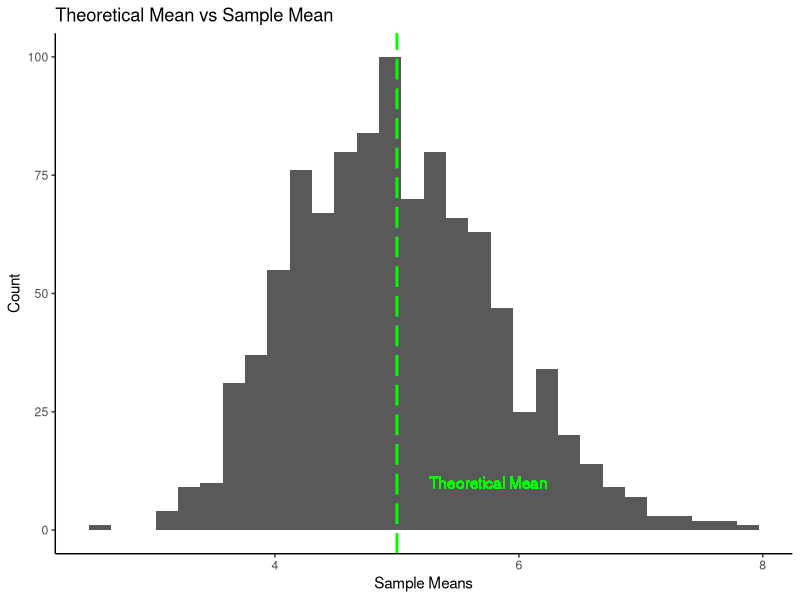
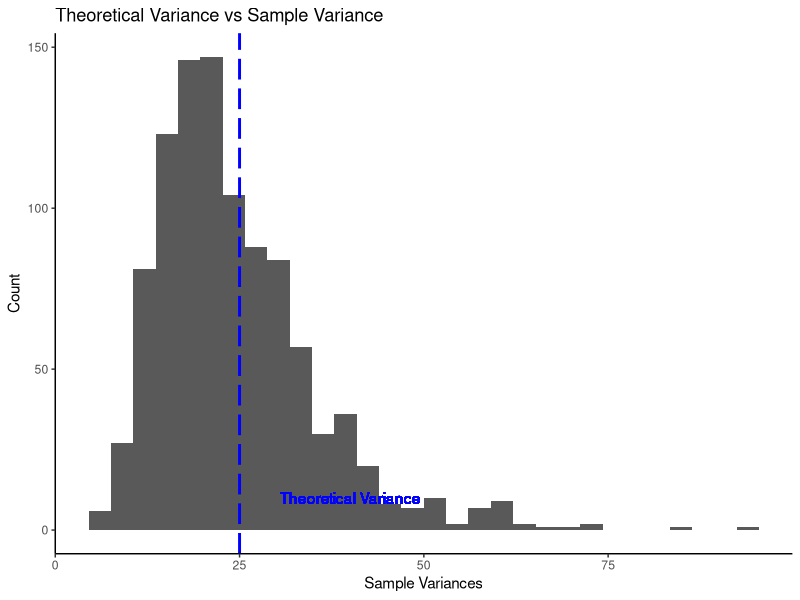
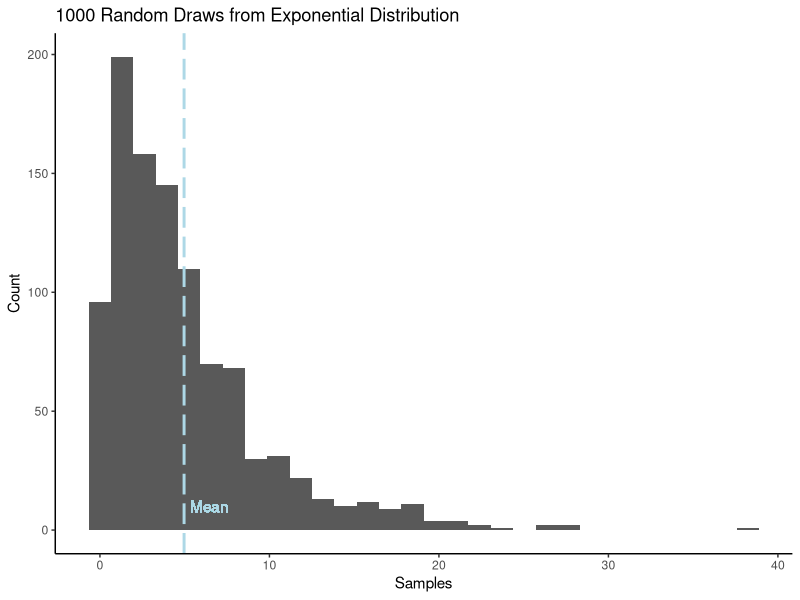
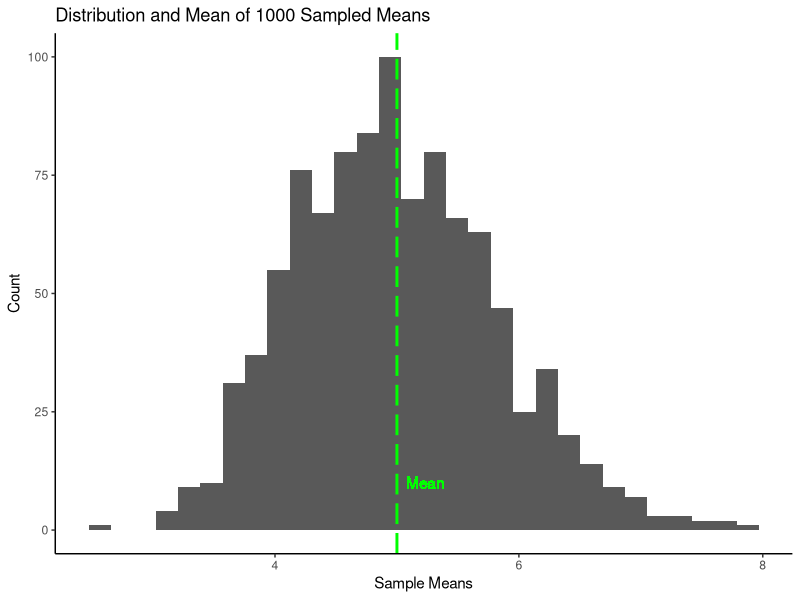

Reproduce these figures in R, in order.
## ---- chunk 1
    lambda<-0.2
    mns<-NULL
    vars<-NULL
    for (i in 1:1000) {
            mns=c(mns,mean(rexp(40,lambda)))
            vars=c(vars,var(rexp(40,lambda)))
    }
    sims<-data.frame(mns,vars)
## ---- chunk 2
    library(ggplot2)
    ggplot(data=sims, aes(mns))+
            geom_histogram()+
            labs(title="Theoretical Mean vs Sample Mean",
                 x="Sample Means",
                 y="Count")+
            geom_vline(xintercept=1/lambda, colour="green",linetype="longdash", size=1)+
            geom_text(aes(x=1/lambda*1.15,y=10,label="Theoretical Mean"),color="green")+
            theme_classic()
## ---- chunk 3
    mean(sims$mns)
## ---- chunk 4
    library(ggplot2)
    ggplot(data=sims, aes(vars))+
            geom_histogram()+
            labs(title="Theoretical Variance vs Sample Variance",
                 x="Sample Variances",
                 y="Count")+
            geom_vline(xintercept=(1/lambda)^2, colour="blue",linetype="longdash", size=1)+
            geom_text(aes(x=(1/lambda)^2*1.6,y=10,label="Theoretical Variance"),color="blue")+
            theme_classic()
## ---- chunk 5
    mean(sims$vars)
## ---- chunk 6
    draws<-rexp(1000,0.2)
    draws<-data.frame(draws)
    drawmean<-mean(draws$draws)
    library(ggplot2)
    ggplot(data=draws, aes(draws))+
            geom_histogram()+
            labs(title="1000 Random Draws from Exponential Distribution",
                 x="Samples",
                 y="Count")+
            geom_vline(xintercept=mean(drawmean), colour="lightblue",linetype="longdash", size=1)+
            geom_text(aes(x=drawmean+1.5,y=10,label="Mean"),color="lightblue")+
            theme_classic()
## ---- chunk 7
    library(ggplot2)
    ggplot(data=sims, aes(mns))+
            geom_histogram()+
            labs(title="Distribution and Mean of 1000 Sampled Means",
                 x="Sample Means",
                 y="Count")+
            geom_vline(xintercept=1/lambda, colour="green",linetype="longdash", size=1)+
            geom_text(aes(x=mean(sims$mns)+.25,y=10,label="Mean"),color="green")+
            theme_classic()
